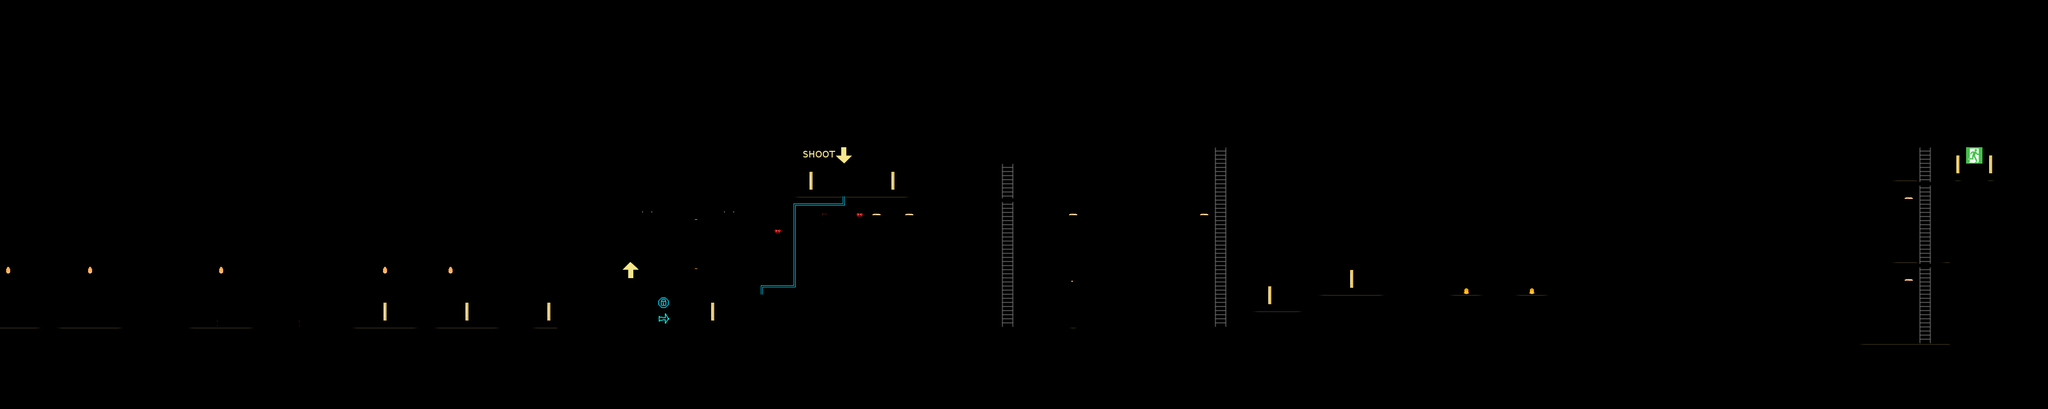

Tiled map render using the project's own tile images. Description and the map definition, with tile-layer contents summarised, below:
An orthogonal 125x25 tile map with 32x32 px tiles, 4 tile layers (behind, collision, declayer, top), 1 hidden layer not drawn.

<map version="1.0" orientation="orthogonal" width="125" height="25" tilewidth="32" tileheight="32">
 <tileset firstgid="1" name="tilemapnew1" tilewidth="32" tileheight="32">
  <image source="tilemapnew1.png" trans="fe00fe" width="1024" height="1024" />
  <tile id="31">
   <properties>
    <property name="enemyspawn" value="" />
   </properties>
  </tile>
  <tile id="52">
   <properties>
    <property name="solid" value="solid" />
   </properties>
  </tile>
  <tile id="54">
   <properties>
    <property name="solid" value="solid" />
   </properties>
  </tile>
  <tile id="63">
   <properties>
    <property name="destroyable" value="1" />
   </properties>
  </tile>
  <tile id="64">
   <properties>
    <property name="solid" value="solid" />
   </properties>
  </tile>
  <tile id="87">
   <properties>
    <property name="solid" value="solid" />
   </properties>
  </tile>
  <tile id="94">
   <properties>
    <property name="item" value="health" />
   </properties>
  </tile>
  <tile id="95">
   <properties>
    <property name="door" value="1" />
   </properties>
  </tile>
  <tile id="127">
   <properties>
    <property name="destroyable" value="2" />
   </properties>
  </tile>
  <tile id="134">
   <properties>
    <property name="solid" value="" />
   </properties>
  </tile>
  <tile id="159">
   <properties>
    <property name="door" value="2" />
   </properties>
  </tile>
  <tile id="169">
   <properties>
    <property name="platform" value="" />
   </properties>
  </tile>
  <tile id="170">
   <properties>
    <property name="solid" value="" />
   </properties>
  </tile>
  <tile id="173">
   <properties>
    <property name="platform" value="platform" />
   </properties>
  </tile>
  <tile id="174">
   <properties>
    <property name="platform" value="platform" />
   </properties>
  </tile>
  <tile id="175">
   <properties>
    <property name="platform" value="platform" />
   </properties>
  </tile>
  <tile id="176">
   <properties>
    <property name="platform" value="platform" />
   </properties>
  </tile>
  <tile id="177">
   <properties>
    <property name="platform" value="platform" />
   </properties>
  </tile>
  <tile id="178">
   <properties>
    <property name="platform" value="" />
   </properties>
  </tile>
  <tile id="256">
   <properties>
    <property name="solid" value="solid" />
   </properties>
  </tile>
  <tile id="257">
   <properties>
    <property name="solid" value="solid" />
   </properties>
  </tile>
  <tile id="258">
   <properties>
    <property name="solid" value="solid" />
   </properties>
  </tile>
  <tile id="264">
   <properties>
    <property name="solid" value="solid" />
   </properties>
  </tile>
  <tile id="265">
   <properties>
    <property name="solid" value="" />
   </properties>
  </tile>
  <tile id="266">
   <properties>
    <property name="solid" value="" />
   </properties>
  </tile>
  <tile id="267">
   <properties>
    <property name="solid" value="" />
   </properties>
  </tile>
  <tile id="268">
   <properties>
    <property name="solid" value="" />
   </properties>
  </tile>
  <tile id="269">
   <properties>
    <property name="solid" value="" />
   </properties>
  </tile>
  <tile id="270">
   <properties>
    <property name="solid" value="" />
   </properties>
  </tile>
  <tile id="307">
   <properties>
    <property name="ladder" value="ladder" />
   </properties>
  </tile>
  <tile id="339">
   <properties>
    <property name="ladder" value="" />
    <property name="platform" value="" />
   </properties>
  </tile>
 </tileset>
 <layer name="behind" width="125" height="25">
  <data>[3125 cells, 2 non-empty, 1 distinct tile ids]</data>
 </layer>
 <layer name="collision" width="125" height="25">
  <data>[3125 cells, 591 non-empty, 65 distinct tile ids]</data>
 </layer>
 <layer name="declayer" width="125" height="25">
  <data>[3125 cells, 32 non-empty, 12 distinct tile ids]</data>
 </layer>
 <layer name="miscLayer" width="125" height="25" visible="0">
  <data>[3125 cells, 16 non-empty, 9 distinct tile ids]</data>
 </layer>
 <layer name="top" width="125" height="25">
  <data>[3125 cells, 6 non-empty, 6 distinct tile ids]</data>
 </layer>
</map>
